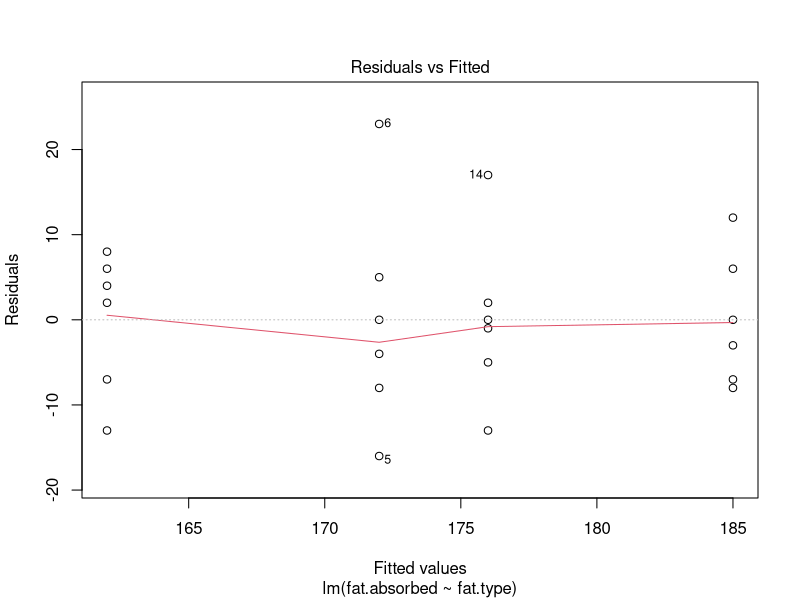
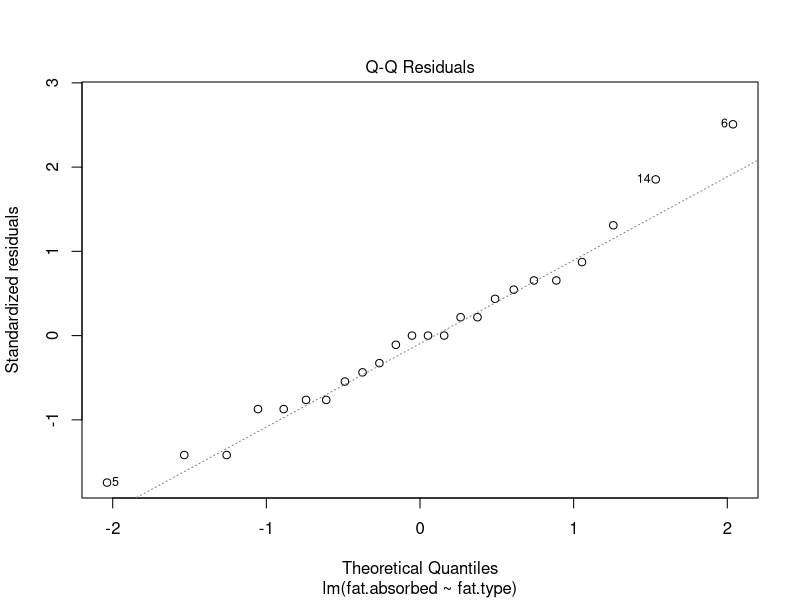
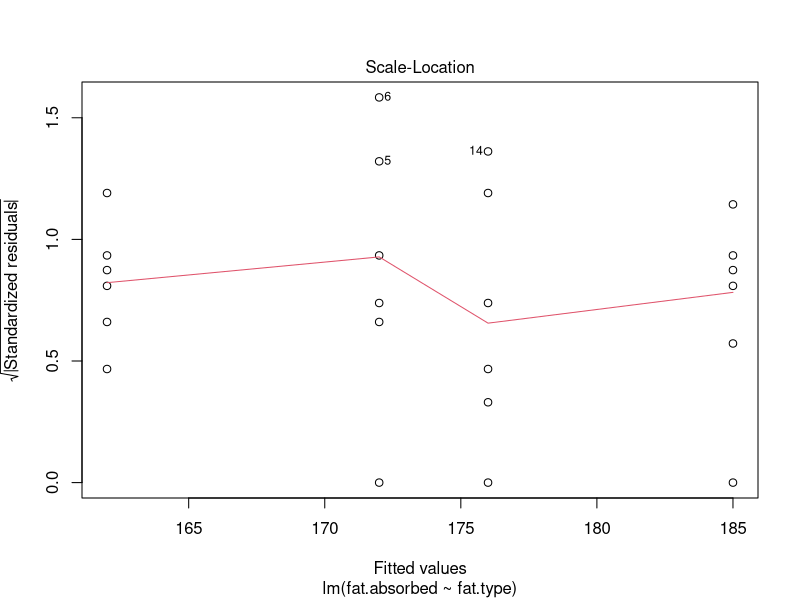
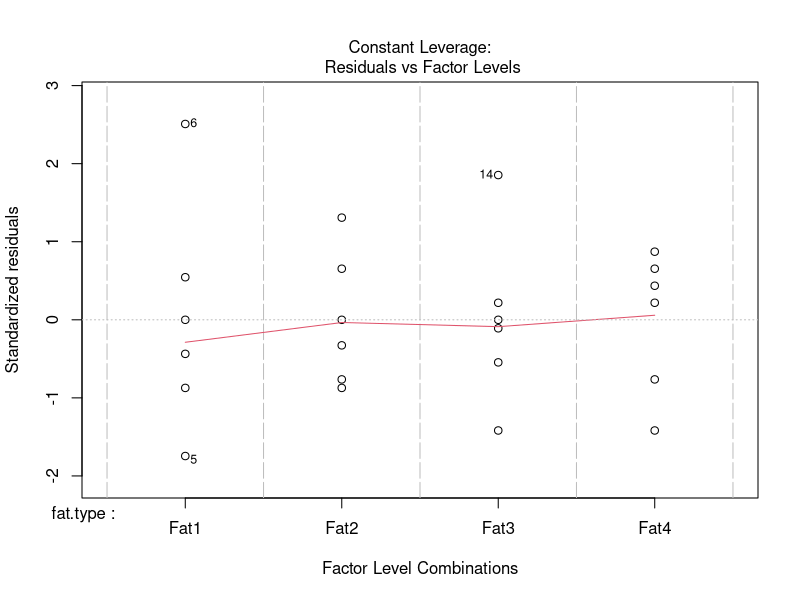

Generate these figures, in order, with R:

### Using predefined functions lm() and anova() ####################################################
DF.doughnut <- data.frame(
	fat.absorbed = c(
					 164,172,168,177,156,195,
					 178,191,197,182,185,177,
					 175,193,178,171,163,176,
					 155,166,149,164,170,168
					 ),
	fat.type     = c(rep("Fat1",6),rep("Fat2",6),rep("Fat3",6),rep("Fat4",6))
	);
str(DF.doughnut);
DF.doughnut

LM.doughnut <- lm(
	formula = fat.absorbed ~ fat.type,
	data    = DF.doughnut
	);

pdf("exercise-2-3_LM-doughnut.pdf");
plot(LM.doughnut);
dev.off();

summary(LM.doughnut);

anova(LM.doughnut);

### Computing from first principle #################################################################
MAT.doughnut <- matrix(DF.doughnut[,'fat.absorbed'], nrow = 6, ncol = 4);
colnames(MAT.doughnut) <- paste("Fat", 1:4, sep = "");
MAT.doughnut;

num.of.groups <- ncol(MAT.doughnut);
num.of.observations <- nrow(MAT.doughnut) * ncol(MAT.doughnut);

colMeans(MAT.doughnut);
colMeans.MAT.doughnut <- colMeans(MAT.doughnut);

within.group.deviations <- t(apply(
	X      = MAT.doughnut,
	MARGIN = 1,
	FUN    = function(x) { return( x - colMeans.MAT.doughnut); }
	));
within.group.deviations;

within.group.squared.deviations <- within.group.deviations^2;
within.group.squared.deviations;

SS.within.group <- sum(within.group.squared.deviations);
SS.within.group;

colMeans.MAT.doughnut;

between.group.deviations <- colMeans.MAT.doughnut - mean(MAT.doughnut);
between.group.deviations;

between.group.squared.deviations <- between.group.deviations^2;
between.group.squared.deviations;

SS.between.group <- nrow(MAT.doughnut) * sum(between.group.squared.deviations);
SS.between.group;

F.statistic <- (SS.between.group/(num.of.groups-1)) / (SS.within.group/(num.of.observations-num.of.groups));
F.statistic;

p.value <- pf(q = F.statistic, df1 = num.of.groups-1, df2 = num.of.observations-num.of.groups, lower.tail = FALSE);
p.value;

### Conclusion #####################################################################################
# The p-value of 0.006875948 obtained above is the probability of obtaining a value of the test
# statistic (F-statistic) as extreme as or more extreme than the actual observed value, given that
# the null hyposthesis (reduced model, or the single-mean model) is true.
#
# If we use a 0.05 level significance threshold, then the observed data are declared to contain
# significant evidence against the null hypothesis.
#
# Based on the observed data and a significance threhold of 0.05, we therefore conclude that, the
# amount of fat absorbed appears to depend on the type of fat used.

